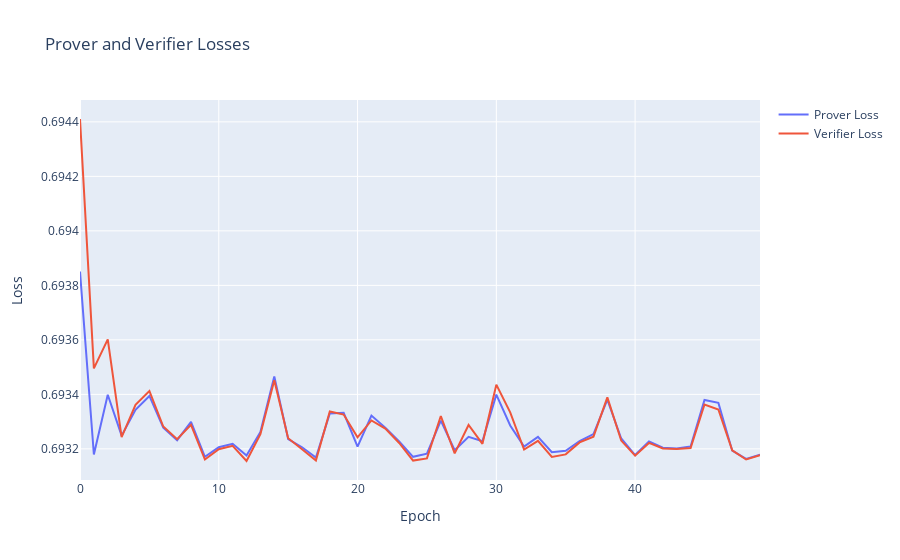

Notebook cell for this chart:
### Code cell
fig = go.Figure()

fig.add_trace(
    go.Scatter(
        x=np.arange(NUM_EPOCHS), y=losses_prover, mode="lines", name="Prover Loss"
    )
)
fig.add_trace(
    go.Scatter(
        x=np.arange(NUM_EPOCHS), y=losses_verifier, mode="lines", name="Verifier Loss"
    )
)

fig.update_layout(
    title="Prover and Verifier Losses", xaxis_title="Epoch", yaxis_title="Loss"
)

fig.show()

### Figure 1 — Plotly figure (JSON) as saved in the notebook; plotly's stock layout.template omitted (floating-point values rounded to 4 significant figures)
{"data": [{"mode": "lines", "name": "Prover Loss", "type": "scatter", "x": [0, 1, 2, 3, 4, 5, 6, 7, 8, 9, 10, 11, 12, 13, 14, 15, 16, 17, 18, 19, 20, 21, 22, 23, 24, 25, 26, 27, 28, 29, 30, 31, 32, 33, 34, 35, 36, 37, 38, 39, 40, 41, 42, 43, 44, 45, 46, 47, 48, 49], "y": [0.6939, 0.6932, 0.6934, 0.6932, 0.6933, 0.6934, 0.6933, 0.6932, 0.6933, 0.6932, 0.6932, 0.6932, 0.6932, 0.6933, 0.6935, 0.6932, 0.6932, 0.6932, 0.6933, 0.6933, 0.6932, 0.6933, 0.6933, 0.6932, 0.6932, 0.6932, 0.6933, 0.6932, 0.6932, 0.6932, 0.6934, 0.6933, 0.6932, 0.6932, 0.6932, 0.6932, 0.6932, 0.6933, 0.6934, 0.6932, 0.6932, 0.6932, 0.6932, 0.6932, 0.6932, 0.6934, 0.6934, 0.6932, 0.6932, 0.6932]}, {"mode": "lines", "name": "Verifier Loss", "type": "scatter", "x": [0, 1, 2, 3, 4, 5, 6, 7, 8, 9, 10, 11, 12, 13, 14, 15, 16, 17, 18, 19, 20, 21, 22, 23, 24, 25, 26, 27, 28, 29, 30, 31, 32, 33, 34, 35, 36, 37, 38, 39, 40, 41, 42, 43, 44, 45, 46, 47, 48, 49], "y": [0.6944, 0.6935, 0.6936, 0.6932, 0.6934, 0.6934, 0.6933, 0.6932, 0.6933, 0.6932, 0.6932, 0.6932, 0.6932, 0.6933, 0.6935, 0.6932, 0.6932, 0.6932, 0.6933, 0.6933, 0.6932, 0.6933, 0.6933, 0.6932, 0.6932, 0.6932, 0.6933, 0.6932, 0.6933, 0.6932, 0.6934, 0.6933, 0.6932, 0.6932, 0.6932, 0.6932, 0.6932, 0.6932, 0.6934, 0.6932, 0.6932, 0.6932, 0.6932, 0.6932, 0.6932, 0.6934, 0.6933, 0.6932, 0.6932, 0.6932]}], "layout": {"title": {"text": "Prover and Verifier Losses"}, "xaxis": {"title": {"text": "Epoch"}}, "yaxis": {"title": {"text": "Loss"}}}}
